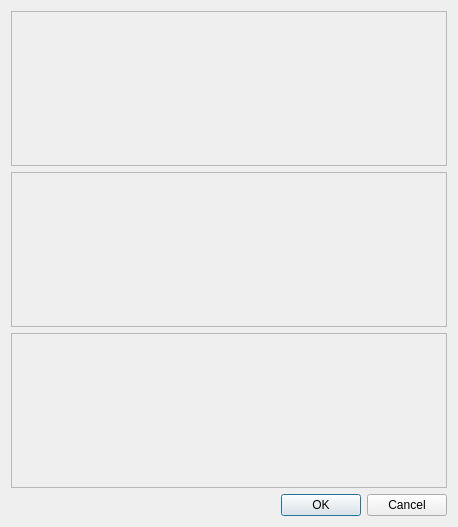
<?xml version="1.0" encoding="UTF-8"?>
<ui version="4.0">
 <author>Pho Hale</author>
 <class>Dialog</class>
 <widget class="QDialog" name="Dialog">
  <property name="geometry">
   <rect>
    <x>0</x>
    <y>0</y>
    <width>458</width>
    <height>527</height>
   </rect>
  </property>
  <property name="windowTitle">
   <string>Dialog</string>
  </property>
  <layout class="QVBoxLayout" name="verticalLayout">
   <item>
    <widget class="DialogComponents_StartEndDate" name="frame_StartEndDates">
     <property name="frameShape">
      <enum>QFrame::StyledPanel</enum>
     </property>
     <property name="frameShadow">
      <enum>QFrame::Raised</enum>
     </property>
    </widget>
   </item>
   <item>
    <widget class="DialogComponents_TitleSubtitleBody" name="frame_TitleSubtitleBody">
     <property name="frameShape">
      <enum>QFrame::StyledPanel</enum>
     </property>
     <property name="frameShadow">
      <enum>QFrame::Raised</enum>
     </property>
    </widget>
   </item>
   <item>
    <widget class="DialogComponents_TypeSubtype" name="frame_TypeSubtype">
     <property name="frameShape">
      <enum>QFrame::StyledPanel</enum>
     </property>
     <property name="frameShadow">
      <enum>QFrame::Raised</enum>
     </property>
    </widget>
   </item>
   <item>
    <widget class="QDialogButtonBox" name="buttonBox">
     <property name="orientation">
      <enum>Qt::Horizontal</enum>
     </property>
     <property name="standardButtons">
      <set>QDialogButtonBox::Cancel|QDialogButtonBox::Ok</set>
     </property>
    </widget>
   </item>
  </layout>
 </widget>
 <customwidgets>
  <customwidget>
   <class>DialogComponents_StartEndDate</class>
   <extends>QFrame</extends>
   <header location="global">GUI.UI.DialogComponents.DialogComponents_StartEndDate</header>
   <container>1</container>
  </customwidget>
  <customwidget>
   <class>DialogComponents_TitleSubtitleBody</class>
   <extends>QFrame</extends>
   <header location="global">GUI.UI.DialogComponents.DialogComponents_TitleSubtitleBody</header>
   <container>1</container>
  </customwidget>
  <customwidget>
   <class>DialogComponents_TypeSubtype</class>
   <extends>QFrame</extends>
   <header location="global">GUI.UI.DialogComponents.DialogComponents_TypeSubtype</header>
   <container>1</container>
  </customwidget>
 </customwidgets>
 <resources/>
 <connections>
  <connection>
   <sender>buttonBox</sender>
   <signal>accepted()</signal>
   <receiver>Dialog</receiver>
   <slot>accept()</slot>
   <hints>
    <hint type="sourcelabel">
     <x>248</x>
     <y>254</y>
    </hint>
    <hint type="destinationlabel">
     <x>157</x>
     <y>274</y>
    </hint>
   </hints>
  </connection>
  <connection>
   <sender>buttonBox</sender>
   <signal>rejected()</signal>
   <receiver>Dialog</receiver>
   <slot>reject()</slot>
   <hints>
    <hint type="sourcelabel">
     <x>316</x>
     <y>260</y>
    </hint>
    <hint type="destinationlabel">
     <x>286</x>
     <y>274</y>
    </hint>
   </hints>
  </connection>
 </connections>
</ui>
